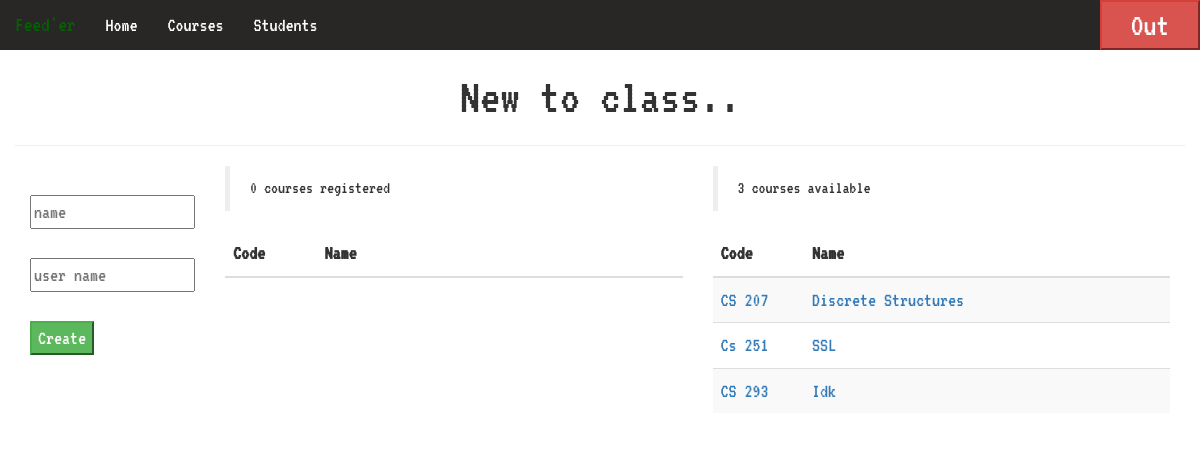
Screenshot of /special_admin/students/new/ (signed in) with the database file from the repository.
### special_admin/models.py (models this page shows, shortened)
class Course(models.Model):
    code = models.CharField(max_length=10)
    name = models.CharField(max_length=50)
    students = models.ManyToManyField(Student)

### special_admin/views.py (the view)
def new_student(request):
    all_courses = Course.objects.all()
    if request.method == 'POST':
        if 'courses' in request.POST:
            try:
                Student.objects.get(user_name=request.POST['student_user_name'])
                return render(request, 'special_admin/student_crud/new_student.html', {'all_courses': all_courses,
                                                                                       'message': 'User Name Already Exists'})
            except ObjectDoesNotExist:
                _new_student = Student(name=request.POST['student_name'], user_name=request.POST['student_user_name'])
                _new_student.save()
                courses_pks_str = request.POST['courses']
                courses_pks = courses_pks_str.split(',')
                if not courses_pks_str == '':
                    for course_pk in courses_pks:
                        course = Course.objects.get(pk=course_pk)
                        _new_student.course_set.add(course)
                        course.student_set.add(_new_student)
                return PerRedirect(reverse('special_admin:students'))
    elif request.method == 'GET':
        if request.session.get(sk.special_admin_logged, False):
            return render(request, 'special_admin/student_crud/new_student.html', {'all_courses': all_courses})
        else:
            return render(request, 'special_admin/login.html')

### special_admin/templates/special_admin/student_crud/new_student.html (shortened to what this page needs)
{% extends 'special_admin/base.html' %}
{% block body %}
    <div class='container-fluid'>
        <h1 style="text-align: center;margin: 0;font-size: 50px">New to class..</h1>
        <hr>
        <div class='col-xs-2'>
            <form method='post' action='{% url 'special_admin:new_student' %}' id="create_student_form">
                <br>
                <input style='width: 100%' type='text' name='student_name' value='' placeholder='name'><br><br>
                <input style='width: 100%' type='email' id='student_user_name' name='student_user_name' value=''
                       placeholder='user name'><br><br>
                <input id="validate" type='button' name='create_student' value='Create' class='btn-success'>
            </form>
        </div>
        <div class='col-xs-5'>
            <blockquote><span id='no_courses_signed'></span> courses registered</blockquote>
            <table id='courses_signed' class='table table-hover table-striped' style='overflow: scroll'>
                <colgroup>
                    <col span="1" style="width: 20%;">
                    <col span="1" style="width: 80%;">
                </colgroup>
                <thead>
                <tr>
                    <th>Code</th>
                    <th>Name</th>
                </tr>
                </thead>
            </table>
        </div>
        <div class='col-xs-5'>
            <blockquote><span id='no_courses_available'></span> courses available</blockquote>
            <table id='courses_available' class='table table-hover table-striped' style='overflow: scroll'>
                <colgroup>
                    <col span="1" style="width: 20%;">
                    <col span="1" style="width: 80%;">
                </colgroup>
                <thead>
                <tr>
                    <th>Code</th>
                    <th>Name</th>
                </tr>
                </thead>
                <tbody>
                {% for course in all_courses %}
                    <tr id='{{ course.pk }}' class='course'>
                        <td>
                            <a href='{% url 'special_admin:old_course' course.pk %}' class='code'>
                                {{ course.code }}
                            </a>
                        </td>
                        <td>
                            <a href='{% url 'special_admin:old_course' course.pk %}' class='name'>
                                {{ course.name }}
                            </a>
                        </td>
                    </tr>
                {% endfor %}
                </tbody>
            </table>
        </div>
    </div>
{% endblock %}

### special_admin/templates/special_admin/base.html (style rules this page uses)
body { font-family: 'VT323', monospace; font-size: 20px; background-size: cover; background-image: url("http://wallpapercave.com/wp/4SSFz3R.png"); }

### rows the page displays
Course: code "CS 207", name "Discrete Structures"
Course: code "Cs 251", name "SSL"
Course: code "CS 293", name "Idk"
